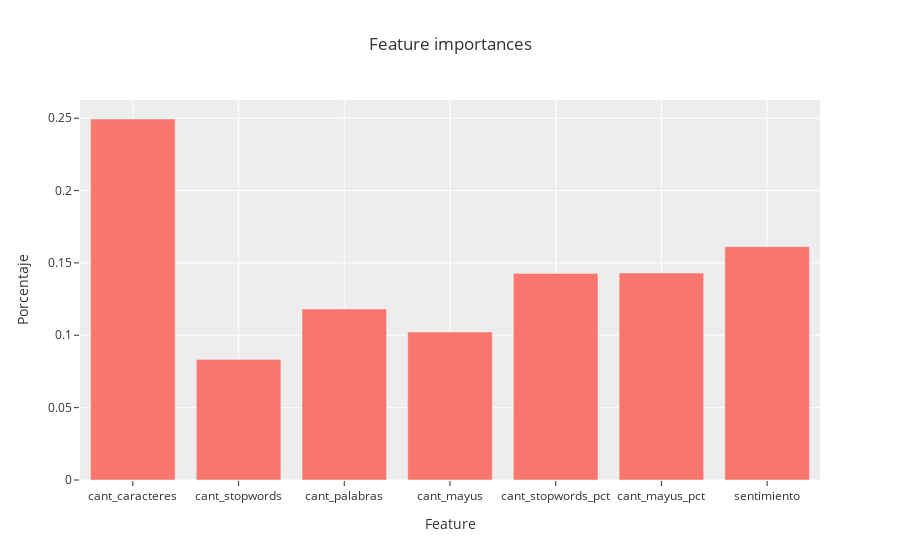

The notebook cell saved with this chart:
### Markdown cell above
# A. Random Forest Classifier - Features

### Code cell
y = train_df['target']
columnas = ['id', 'keyword', 'location', 'text', 'target', 'text_clean']
X = train_df.drop(columnas, axis=1)



#Split
X_train, X_test, y_train, y_test = train_test_split(X, y, test_size = 0.25, random_state = 0)

#Norm
scaler = StandardScaler()
scaler.fit(X_train)
X_train_sc = scaler.transform(X_train)
X_test_sc = scaler.transform(X_test)

# Train
RFC = RandomForestClassifier(n_estimators = 200,  max_depth=8, max_features='auto',
                             criterion='entropy', random_state = 0)

RFC.fit(X_train_sc, y_train)

#Predict
y_pred = RFC.predict(X_test_sc)

#Métricas
mostrar_metricas(y_test, y_pred)


#Features importances
features = np.array(X.columns)
importances = RFC.feature_importances_

fig = go.Figure([go.Bar(x=X_train.columns, y=importances)])
fig.update_layout(title_text='Feature importances',
                      xaxis_title='Feature',
                      yaxis_title='Porcentaje',
                      template="ggplot2")
fig.show()


'''

#Tree
tree0 = RFC.estimators_[0]
fig, axes = plt.subplots(nrows = 1, ncols = 1,  figsize=(9,6), dpi=200)
plot_tree(tree0, feature_names = X_train.columns, filled = True)
plt.show()


#Buscando parámetros 'buenos'
param_grid = { 
    'n_estimators': [200, 500],
    'max_features': ['auto', 'sqrt', 'log2'],
    'max_depth' : [4,5,6,7,8],
    'criterion' :['gini', 'entropy']
}

#Grid Search train
GSCV = GridSearchCV(estimator=RFC, param_grid=param_grid, cv= 5)
GSCV.fit(X_train, y_train)

# Best paramns
print(GSCV.best_params_)

'''

print('')

### Figure 1 — Plotly figure (JSON) as saved in the notebook; plotly's stock layout.template omitted (floating-point values rounded to 4 significant figures)
{"data": [{"type": "bar", "x": ["cant_caracteres", "cant_stopwords", "cant_palabras", "cant_mayus", "cant_stopwords_pct", "cant_mayus_pct", "sentimiento"], "y": [0.2495, 0.0832, 0.1181, 0.1023, 0.1428, 0.143, 0.1612]}], "layout": {"title": {"text": "Feature importances"}, "xaxis": {"title": {"text": "Feature"}}, "yaxis": {"title": {"text": "Porcentaje"}}}}
